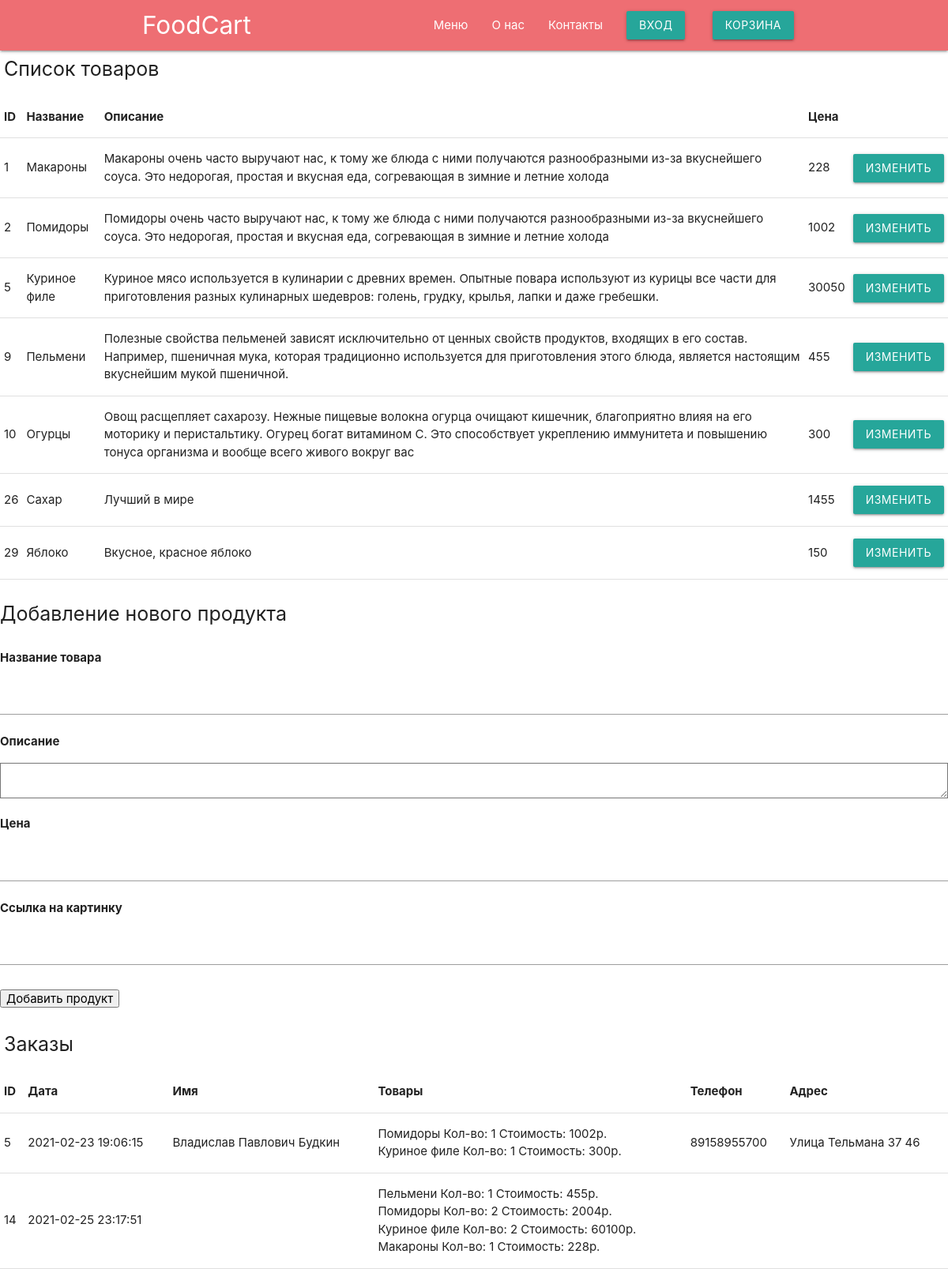
The app's page /admin.php with its own data.
### tables this page shows
CREATE TABLE `goods` (
  `id` int(11) NOT NULL,
  `name` text NOT NULL,
  `desc` text NOT NULL,
  `price` int(11) NOT NULL,
  `image` longtext NOT NULL
);

CREATE TABLE `orders` (
  `id` int(255) NOT NULL,
  `id_user` int(255) NOT NULL,
  `goods` longtext NOT NULL,
  `date` datetime NOT NULL DEFAULT current_timestamp(),
  `name` varchar(255) NOT NULL,
  `phone` varchar(255) NOT NULL,
  `adress` text NOT NULL
);

### admin.php (the view, shortened to what this page needs)
<?php
include "database.php";
$username = '';
$query = mysqli_query($induction, "SELECT * FROM goods");
$queryOrders = mysqli_query($induction, "SELECT * FROM orders");
?>
<!DOCTYPE html>
<html lang="en">
<head>
<link type="text/css" rel="stylesheet" href="css/materialize.min.css"  media="screen,projection"/>
<link rel="stylesheet" href="assets/css/css.css"
</head>
<body>
	<div class = "navbar-fixed">
<nav>
	<div class = "nav-wrapper">
		<div class = "container">
		<a href = "#"  class = "brand-logo">FoodCart</a>
	<ul class = "right hide-on-med-and-down">
		<li><a href = "index.php">Меню</a></li>
		<li><a href = "onas.php">О нас</a></li>
		<li><a href = "contacts.php">Контакты</a></li>
        <?php if($username!==''):?>
			<li><?php echo $username;?></li>
			<?php else:?>
		<a href = "vhod.html" class="waves-effect waves-light btn">Вход</a>
		<?php endif;?>
		<a href = "cartpage.php" class="waves-effect waves-light btn">Корзина</a>
	</ul>
	</div>
	</div>
</nav>
</div>
<p style = "font-size: 25px; margin: 5px;"> Список товаров <p>
<table>
<tr>
<th> ID </th>
<th> Название </th>
<th> Описание </th>
<th> Цена </th>
</tr>
<?php while($product = $query->fetch_row()):?>
<tr>
<td> <?php echo $product[0] ?> </td>
<td> <?= $product[1] ?> </td>
<td> <?= $product[2] ?> </td>
<td> <?= $product[3] ?> </td>
<td> <a class = "waves-effect waves-light btn" href = "update.php?id=<?= $product[0]?>"> Изменить </td>
</tr>
<?php endwhile;?>
</table>
<p style = "font-size: 25px;"> Добавление нового продукта <p>
<form action = "create.php" method = "post">
<p> <b> Название товара</b> </p>
<input type = "text" name = "name">
<p> <b> Описание </b> </p>
<textarea name = "desc"></textarea>
<p> <b> Цена </b> </p>
<input type = "number" name = "price">
<p> <b> Ссылка на картинку </b> </p>
<input type = "text" name = "image">
 <br> <br>
<button type = "submit"> Добавить продукт </button>
<br>
<br>
<p style = "font-size: 25px; margin: 5px;"> Заказы <p>
<table>
<tr>
<th> ID </th>
<th> Дата </th>
<th> Имя </th>
<th> Товары </th>
<th> Телефон </th>
<th> Адрес </th>
</tr>
<?php while($product = $queryOrders->fetch_row()):?>
<tr>
<td> <?= $product[0] ?> </td>
<td> <?= $product[3] ?> </td>
<td> <?= $product[4] ?> </td>
<td> <?php $goods =  unserialize($product[2]);?><?php foreach($goods as $item){echo $item.'<br>';}?> </td>
<td> <?= $product[5] ?> </td>
<td> <?= $product[6] ?> </td>
</tr>
<?php endwhile;?>
</table>
</body>
</html>

### records on screen
goods: id "1", name "Макароны", desc "Макароны очень часто выручают нас, к тому же блюда с ними получаются разнообразными из-за вкуснейшего соуса. Это недорогая, простая и вкусная еда, согревающая в зимние и летние холода", price "228"
goods: id "2", name "Помидоры", desc "Помидоры очень часто выручают нас, к тому же блюда с ними получаются разнообразными из-за вкуснейшего соуса. Это недорогая, простая и вкусная еда, согревающая в зимние и летние холода", price "1002"
goods: id "5", name "Куриное филе", desc "Куриное мясо используется в кулинарии с древних времен. Опытные повара используют из курицы все части для приготовления разных кулинарных шедевров: голень, грудку, крылья, лапки и даже гребешки.", price "30050"
goods: id "9", name "Пельмени", desc "Полезные свойства пельменей зависят исключительно от ценных свойств продуктов, входящих в его состав. Например, пшеничная мука, которая традиционно используется для приготовления этого блюда, является настоящим вкуснейшим мукой пшеничной.", price "455"
goods: id "10", name "Огурцы", desc "Овощ расщепляет сахарозу. Нежные пищевые волокна огурца очищают кишечник, благоприятно влияя на его моторику и перистальтику. Огурец богат витамином С. Это способствует укреплению иммунитета и повышению тонуса организма и вообще всего живого вокруг вас", price "300"
goods: id "26", name "Сахар", desc "Лучший в мире", price "1455"
goods: id "29", name "Яблоко", desc "Вкусное, красное яблоко", price "150"
orders: id "5", date "2021-02-23 19:06:15", name "Владислав Павлович Будкин", goods "Помидоры Кол-во: 1 Стоимость: 1002р.", goods "Куриное филе Кол-во: 1 Стоимость: 300р.", phone "89158955700", adress "Улица Тельмана 37 46"
orders: id "14", date "2021-02-25 23:17:51", goods "Пельмени Кол-во: 1 Стоимость: 455р.", goods "Помидоры Кол-во: 2 Стоимость: 2004р.", goods "Куриное филе Кол-во: 2 Стоимость: 60100р.", goods "Макароны Кол-во: 1 Стоимость: 228р."
